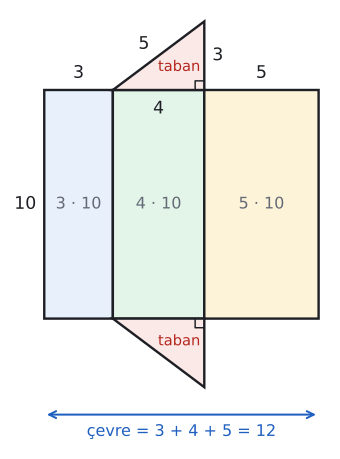

This chart was generated by the following Python code:
import sys; sys.path.insert(0, "tools")
from cizim import *

# Eğik izdüşüm: genişlik (x) ve yükseklik (z) gerçek ölçüde, derinlik (y) yarıya kısaltılmış ve 40° eğik.
KD, TETA = 0.5, np.radians(40)
CX, SY = KD * np.cos(TETA), KD * np.sin(TETA)
GOZ = np.array([CX, -1.0, SY])  # bakan göze doğru yön

def P(p):
    x, y, z = p
    return np.array([x + CX * y, z + SY * y])

def prizma(ax, taban, v, renkler=None, lw=2.0):
    """taban: dışbükey çokgenin 3B köşeleri, v: öteleme vektörü (yanal ayrıt). Görünmeyen ayrıtlar kesikli."""
    taban = [np.array(t, float) for t in taban]; v = np.array(v, float); n = len(taban)
    ust = [t + v for t in taban]; merkez = sum(taban) / n + v / 2
    yuzler = [list(range(n)), list(range(n, 2 * n))] + [[i, (i + 1) % n, n + (i + 1) % n, n + i] for i in range(n)]
    kose = taban + ust; gorunur = []
    for y in yuzler:
        a, b, c = kose[y[0]], kose[y[1]], kose[y[2]]
        nor = np.cross(b - a, c - a)
        if np.dot(nor, sum(kose[i] for i in y) / len(y) - merkez) < 0: nor = -nor
        gorunur.append(np.dot(nor, GOZ) > 1e-9)
    renkler = renkler or {}
    for k, y in enumerate(yuzler):
        if k in renkler and gorunur[k]:
            ax.add_patch(patches.Polygon([P(kose[i]) for i in y], closed=True, facecolor=renkler[k], edgecolor="none", zorder=1))
    kenarlar = {}
    for k, y in enumerate(yuzler):
        for j in range(len(y)):
            e = tuple(sorted((y[j], y[(j + 1) % len(y)])))
            kenarlar[e] = kenarlar.get(e, False) or gorunur[k]
    for (i, j), g in kenarlar.items():
        a, b = P(kose[i]), P(kose[j])
        if g: ax.plot([a[0], b[0]], [a[1], b[1]], color=YAZI, lw=lw, zorder=4, solid_capstyle="round")
        else: ax.plot([a[0], b[0]], [a[1], b[1]], color=SOLUK, lw=1.3, ls=(0, (4, 3)), zorder=2)
    return kose

def cizgi(ax, p, q, renk=KIRMIZI, lw=2.4, ls="-", z=5):
    a, b = P(p), P(q); ax.plot([a[0], b[0]], [a[1], b[1]], color=renk, lw=lw, ls=ls, zorder=z)

def yaz(ax, p, s, dx=0.0, dy=0.0, renk=YAZI, boy=13, **kw):
    q = P(p); ax.text(q[0] + dx, q[1] + dy, s, ha=kw.pop("ha", "center"), va=kw.pop("va", "center"), color=renk, fontsize=boy, zorder=7, **kw)

def dik(ax, k, u, w, r=0.4, renk=YAZI):
    k, u, w = np.array(k, float), np.array(u, float), np.array(w, float)
    u = u / np.linalg.norm(u); w = w / np.linalg.norm(w)
    pts = [P(k + r * u), P(k + r * u + r * w), P(k + r * w)]
    ax.plot([p[0] for p in pts], [p[1] for p in pts], color=renk, lw=1.3, zorder=6)

def bitir(ax, pay=0.6):
    ax.set_aspect("equal"); ax.axis("off"); ax.autoscale_view(); ax.margins(0.04)
# Tabanı 3-4-5 dik üçgeni, yüksekliği 10 olan dik prizmanın açınımı (gerçek ölçü)
fig, ax = sekil(4.6, 6.0)
h = 10
renk = [MAVI_ACIK, YESIL_ACIK, SARI_ACIK]
x0 = 0
for i, (w, s) in enumerate(((3, "3"), (4, "4"), (5, "5"))):
    ax.add_patch(patches.Rectangle((x0, 0), w, h, facecolor=renk[i], edgecolor=YAZI, lw=1.8))
    ax.text(x0 + w / 2, h / 2, f"{w} · 10", ha="center", va="center", fontsize=12, color=SOLUK)
    x0 += w
for ust in (True, False):
    y0 = h if ust else 0; sgn = 1 if ust else -1
    tri = [(3, y0), (7, y0), (7, y0 + sgn * 3)]
    ax.add_patch(patches.Polygon(tri, closed=True, facecolor=KIRMIZI_ACIK, edgecolor=YAZI, lw=1.8))
    ax.plot([6.6, 6.6, 7], [y0, y0 + sgn * 0.4, y0 + sgn * 0.4], color=YAZI, lw=1.1)
ax.text(5.9, h + 1.0, "taban", ha="center", va="center", fontsize=11, color=KIRMIZI)
ax.text(5.9, -1.0, "taban", ha="center", va="center", fontsize=11, color=KIRMIZI)
ax.text(7.35, h + 1.5, "3", ha="left", va="center", fontsize=13)
ax.text(4.6, h + 2.0, "5", ha="right", va="center", fontsize=13)
for xa, s in ((1.5, "3"), (5, "4"), (9.5, "5")):
    ax.text(xa, h + 0.35, s, ha="center", va="bottom", fontsize=13) if xa != 5 else None
ax.text(5, h - 0.45, "4", ha="center", va="top", fontsize=13)
ax.text(-0.35, h / 2, "10", ha="right", va="center", fontsize=13)
ax.annotate("", xy=(12, -4.2), xytext=(0, -4.2), arrowprops=dict(arrowstyle="<->", color=MAVI, lw=1.5))
ax.text(6, -4.6, "çevre = 3 + 4 + 5 = 12", ha="center", va="top", fontsize=12, color=MAVI)
ax.set_xlim(-1.6, 12.6); ax.set_ylim(-5.8, 13.6)
ax.set_aspect("equal"); ax.axis("off")
kaydet(fig, __file__)
